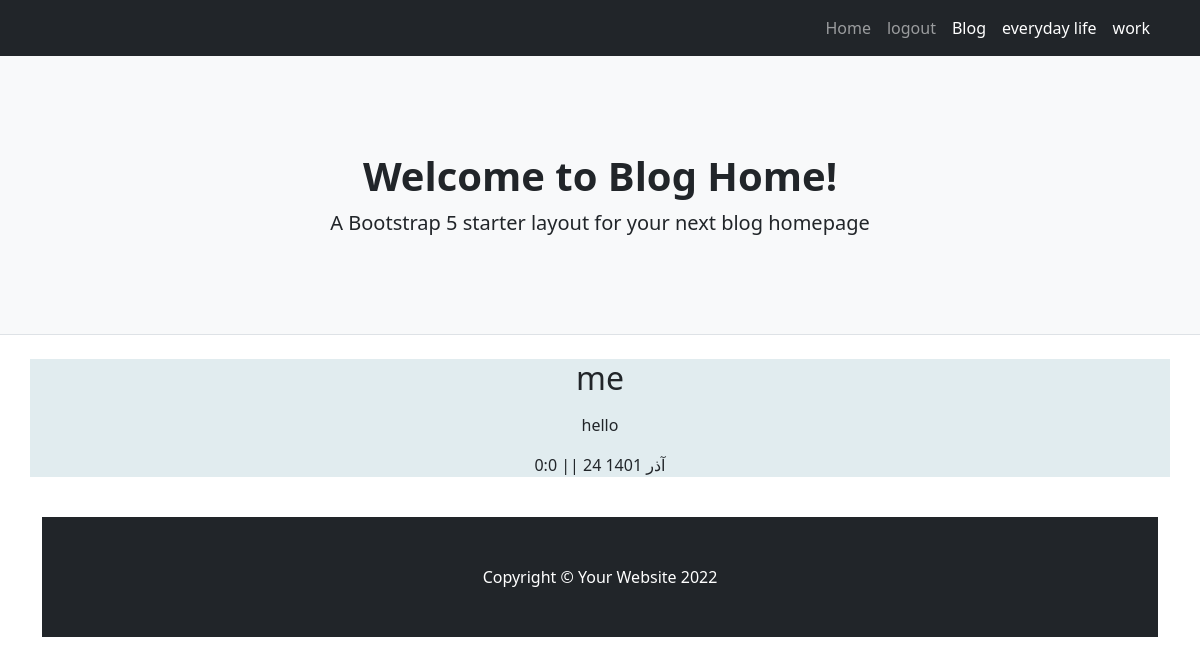
Page /post/me on the committed database.
### blog/models.py (models this page shows, shortened)
class Category(models.Model):
    title = models.CharField(max_length=200)
    slug = models.SlugField(max_length=100,unique=True)
    status = models.BooleanField(default=True,verbose_name="show")
    position = models.IntegerField(verbose_name="order")
    class Meta:
        ordering = ['position']

class Article(models.Model):
    STATUS_CHOICES=(
        ('d','draft'),
        ("p",'publish')
    )
    creator = models.ForeignKey(User,on_delete=models.SET_NULL,null=True)
    title = models.CharField(max_length=200)
    slug = models.SlugField(max_length=100,unique=True)
    category = models.ManyToManyField(Category)
    descriptions = models.TextField()
    publish= models.DateTimeField(default=timezone.now)
    created = models.DateTimeField(auto_now_add=True)
    updated = models.DateTimeField(auto_now=True)
    status = models.CharField(max_length=1,choices=STATUS_CHOICES)
    class Meta:
        ordering = ["-publish"]
    def jalali_get_publish(self):
         return jalali_converter(self.publish)
    jalali_get_publish.short_description = "date published"

### blog/views.py (the view)
# urls.py: path('post/<slug:slug>',details,name="details")
def details(request,slug):
    posts_details= {
        "post_detail":get_object_or_404(Article,slug=slug,status="p")
    }
    return render(request,"htmls_file/details.html",posts_details)

### blog/templatetags/base_tag.py (called while the page is built)
@register.inclusion_tag("htmls_file/partial/navbar_tag.html")
def category_navbar():
    return {"category":Category.objects.filter(status = True)}

### extensions/jalali.py (called while the page is built)
    def persian_tuple(self):
        return self.persian_year, self.persian_month, self.persian_day

### extensions/utils.py (called while the page is built)
def jalali_converter(date):
    date_to_str = "{},{},{}".format(date.year,date.month,date.day)
    date_to_tuple = jalali.Gregorian(date_to_str).persian_tuple()
    date_to_list = list(date_to_tuple)
    for index , month in enumerate(ir_month):
        if date_to_list[1] == index+1:
            date_to_list[1]= month
            break
    output = f" ||  {date_to_list[2]} {date_to_list[1]} {date_to_list[0]}"
    output2 = f"    {date.hour}:{date.minute} "
    retu = [output,output2]
    return retu[1] + retu[0]

### blog/templates/htmls_file/details.html (shortened to what this page needs)
{%extends 'htmls_file/base.html'%}
{%block main%}
      <center>
              <div class="container"  id="cont" width="200">
                <h2>{{post_detail.title}}</h2>
                <p>{{post_detail.descriptions | linebreaks}}</p>
                <p>{{post_detail.jalali_get_publish}}</p>
              </div>
                <br>
      </center>
{%endblock%}

### blog/templates/htmls_file/partial/navbar_tag.html
<div class="collapse navbar-collapse" id="navbarSupportedContent">
    <ul class="navbar-nav ms-auto mb-2 mb-lg-0">
        <li class="nav-item"><a class="nav-link" href="{%url 'blog:home'%}">Home</a></li>
        <li class="nav-item"><a class="nav-link" href="{%url 'account:logout_user' %}">logout</a></li>
        <li class="nav-item"><a class="nav-link active" aria-current="page" href="#">Blog</a></li>
        {%for cat in category%}
        <li class="nav-item"><a class="nav-link active" aria-current="page" href="#">{{cat.title}}</a></li>
        {%endfor%}
    </ul>
</div>

### blog/templates/htmls_file/details.html (style rules this page uses)
#cont { background-color: #e1ecef; }

### rows in the picture
Category: title "everyday life"
Category: title "work"
Article: title "me", descriptions "hello", jalali_get_publish "0:0 || 24 آذر 1401"
